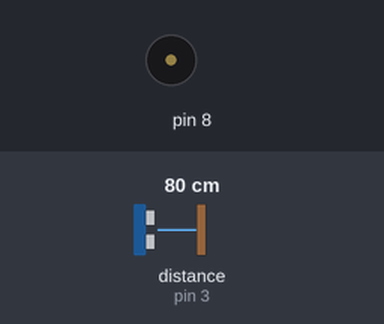
Bench run of a sketch on a simulated Arduino Uno, built with avr-gcc and run on an emulated ATmega328P. Parts: buzzer (waves = sounding). Wiring (inferred from the names in the program): ultrasonic range finder: trigger pin 2; echo pin 3. The inputs (shaded band) are chosen by the test bench; at power-on: distance to the obstacle (sensor on pin 3) 80 cm. The echo pulse lasts 58.3 µs per cm.

Above: at 4.2 s.
4.3 s: distance to the obstacle (sensor on pin 3) set to 2 cm
7.3 s: distance to the obstacle (sensor on pin 3) set to 35 cm
At 7.51 s:
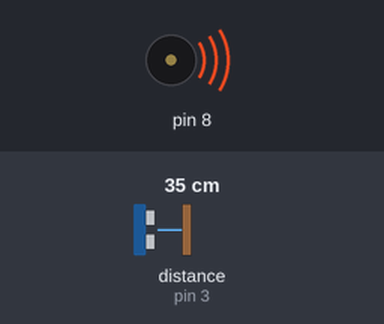
At 16.21 s:
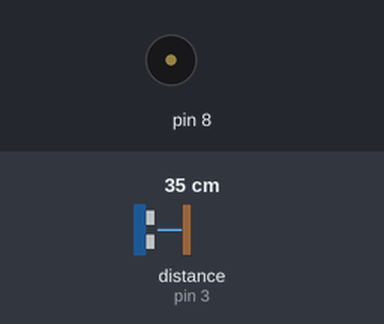
Timing chart, 0 to 16.3 s (numbered marks = the images above; inputs shaded):
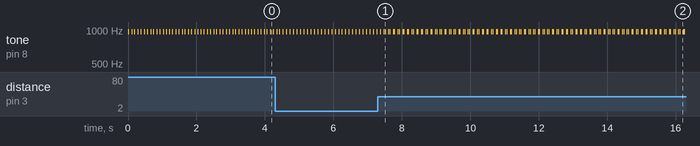

The sketch:

1_Supersonic_Buxxer.ino
```cpp
#define TRIG 2
#define ECHO 3

void setup() {
  pinMode(TRIG, OUTPUT);
  pinMode(ECHO, INPUT);
}

void loop() {
  digitalWrite(TRIG, LOW);
  delayMicroseconds(2);
  digitalWrite(TRIG, HIGH);
  delayMicroseconds(10);
  digitalWrite(TRIG, LOW);

  long distance = pulseIn(ECHO, HIGH)/58.2;

  tone(8, 963, 20);
  delay(100);
  tone(8, 963, 20);

  delay(distance);
}
```

Measured:
- by itself, tone on pin 8: repeats every 0.14 s: silent 0.08 s, 963 Hz 0.02 s, silent 0.02 s, 963 Hz 0.02 s
